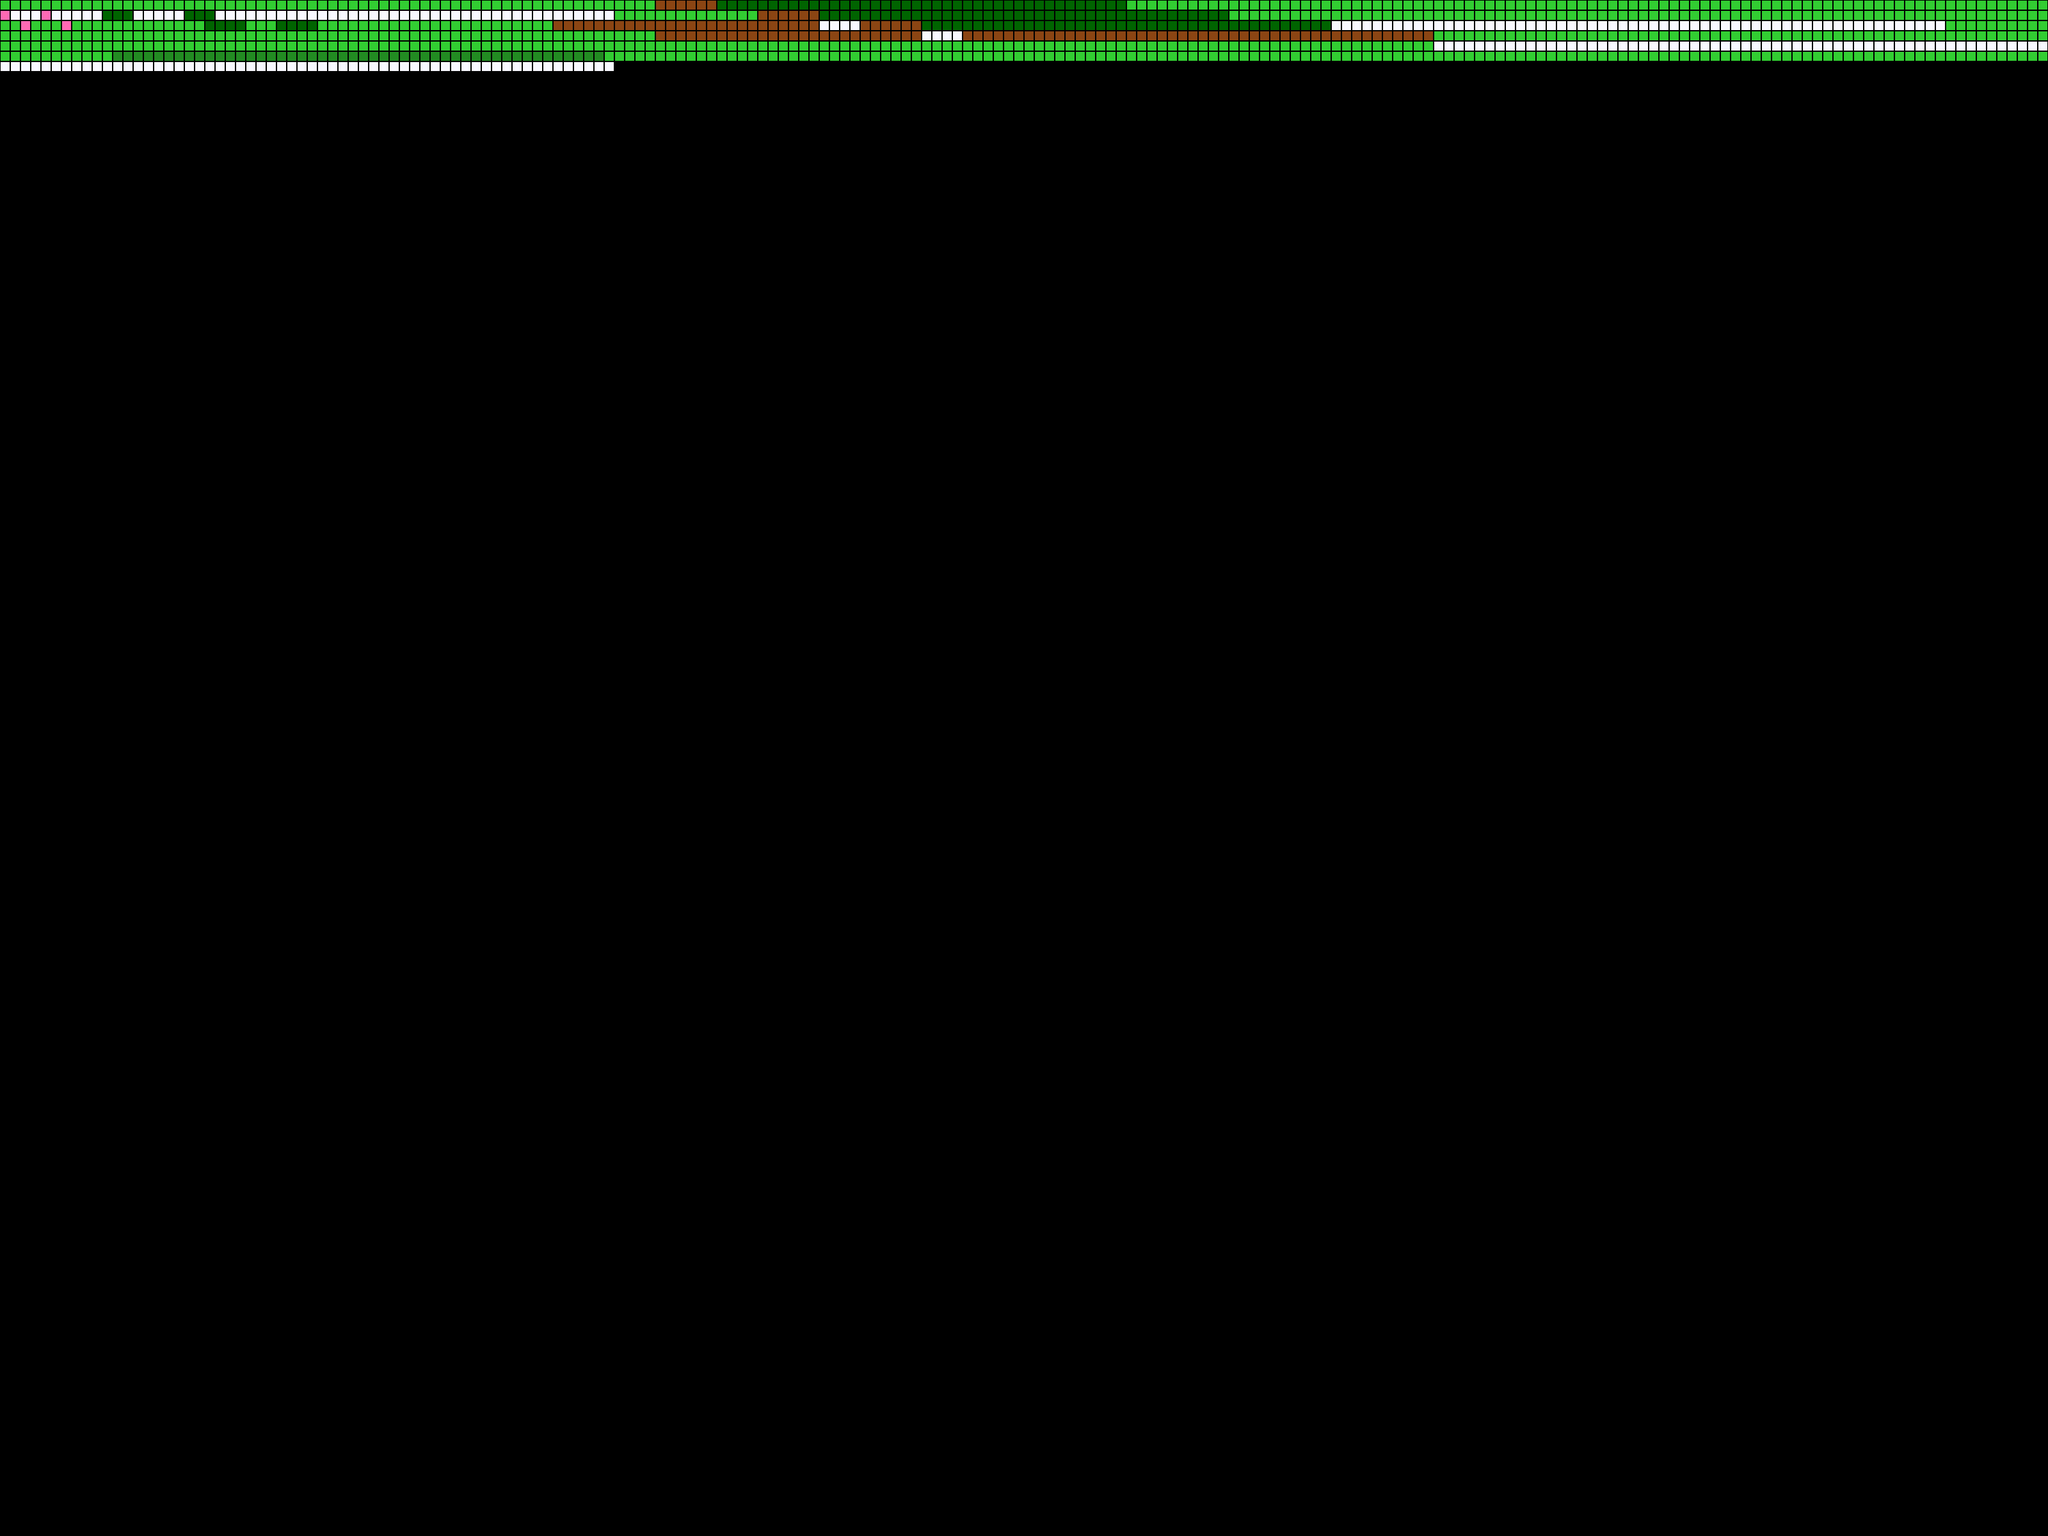

Below is a game level as drawn by its tile map, then a one-line description and the .tmx that defines it (tile-layer data replaced by summaries):
An orthogonal 200x150 tile map with 16x16 px tiles, 4 tile layers (Background, Paths, Terrain, Decorations) and 16 objects (5x NPC, 3x WildAstral, 2x Shrine, 2x Portal, 2x Barrier, ...).

<map version="1.10" tiledversion="1.10.2" orientation="orthogonal" renderorder="right-down" width="200" height="150" tilewidth="16" tileheight="16" infinite="0" nextlayerid="7" nextobjectid="50">
 <properties>
  <property name="background_music" value="world_theme.ogg" />
  <property name="lighting_mode" value="day" />
  <property name="region_type" value="master_world" />
  <property name="weather_effect" value="dynamic" />
 </properties>
 <tileset firstgid="1" name="Astralis Master" tilewidth="16" tileheight="16" tilecount="256" columns="16">
  <image source="../../images/tilesets/astralis_master_tileset.png" width="256" height="256" />
 </tileset>
 <layer id="1" name="Background" width="200" height="150">
  <data>[1260 cells, 1260 non-empty, 5 distinct tile ids]</data>
 </layer>
 <layer id="2" name="Paths" width="200" height="150">
  <data>[840 cells, 236 non-empty, 1 distinct tile ids]</data>
 </layer>
 <layer id="3" name="Terrain" width="200" height="150">
  <data>[630 cells, 134 non-empty, 1 distinct tile ids]</data>
 </layer>
 <objectgroup id="4" name="Objects">
  <object id="1" name="Player Spawn" type="PlayerSpawn" x="560" y="2000" width="16" height="16">
   <properties>
    <property name="facing" value="north" />
   </properties>
  </object>
  <object id="2" name="Elder Kaelan" type="NPC" x="400" y="1760" width="16" height="16">
   <properties>
    <property name="dialogue_id" value="elder_welcome" />
    <property name="npc_type" value="elder" />
   </properties>
  </object>
  <object id="3" name="Forest Guardian" type="NPC" x="1600" y="2000" width="16" height="16">
   <properties>
    <property name="dialogue_id" value="forest_wisdom" />
    <property name="npc_type" value="guardian" />
   </properties>
  </object>
  <object id="4" name="High Priestess" type="NPC" x="1600" y="1280" width="16" height="16">
   <properties>
    <property name="dialogue_id" value="temple_introduction" />
    <property name="npc_type" value="priestess" />
   </properties>
  </object>
  <object id="5" name="Steward Lumina" type="NPC" x="1360" y="1040" width="16" height="16">
   <properties>
    <property name="element" value="radiant" />
    <property name="npc_type" value="steward" />
   </properties>
  </object>
  <object id="6" name="Steward Umbra" type="NPC" x="1840" y="1040" width="16" height="16">
   <properties>
    <property name="element" value="void" />
    <property name="npc_type" value="steward" />
   </properties>
  </object>
  <object id="10" name="Tuki Spawn 1" type="WildAstral" x="720" y="2160" width="16" height="16">
   <properties>
    <property name="level_max" type="int" value="3" />
    <property name="level_min" type="int" value="1" />
    <property name="personality" value="curious" />
    <property name="species" value="Tuki" />
   </properties>
  </object>
  <object id="11" name="Cindcub Spawn" type="WildAstral" x="320" y="2240" width="16" height="16">
   <properties>
    <property name="level_max" type="int" value="3" />
    <property name="level_min" type="int" value="1" />
    <property name="personality" value="playful" />
    <property name="species" value="Cindcub" />
   </properties>
  </object>
  <object id="12" name="Rylotl Spawn" type="WildAstral" x="1440" y="2160" width="16" height="16">
   <properties>
    <property name="level_max" type="int" value="6" />
    <property name="level_min" type="int" value="3" />
    <property name="species" value="Rylotl" />
   </properties>
  </object>
  <object id="20" name="Grove Shrine" type="Shrine" x="800" y="1840" width="16" height="16">
   <properties>
    <property name="heal_amount" type="int" value="100" />
    <property name="shrine_type" value="healing" />
   </properties>
  </object>
  <object id="21" name="Temple Shrine" type="Shrine" x="1600" y="1120" width="16" height="16">
   <properties>
    <property name="heal_amount" type="int" value="100" />
    <property name="shrine_type" value="save" />
   </properties>
  </object>
  <object id="30" name="Grove to Forest Portal" type="Portal" x="1040" y="2000" width="16" height="16">
   <properties>
    <property name="destination_x" type="int" value="1200" />
    <property name="destination_y" type="int" value="2000" />
   </properties>
  </object>
  <object id="31" name="Forest to Temple Portal" type="Portal" x="1600" y="1680" width="16" height="16">
   <properties>
    <property name="destination_x" type="int" value="1600" />
    <property name="destination_y" type="int" value="1520" />
   </properties>
  </object>
  <object id="40" name="Grove Starter Chest" type="Chest" x="240" y="2080" width="16" height="16">
   <properties>
    <property name="item_id" value="starter_pack" />
    <property name="quantity" type="int" value="1" />
   </properties>
  </object>
 </objectgroup>
 <objectgroup id="5" name="Collision">
  <object id="100" name="Tree Block 1" type="Barrier" x="80" y="1600" width="32" height="32">
   <properties>
    <property name="collision" type="bool" value="true" />
   </properties>
  </object>
  <object id="101" name="Tree Block 2" type="Barrier" x="160" y="1680" width="48" height="32">
   <properties>
    <property name="collision" type="bool" value="true" />
   </properties>
  </object>
 </objectgroup>
 <layer id="6" name="Decorations" width="200" height="150">
  <data>[600 cells, 4 non-empty, 1 distinct tile ids]</data>
 </layer>
</map>